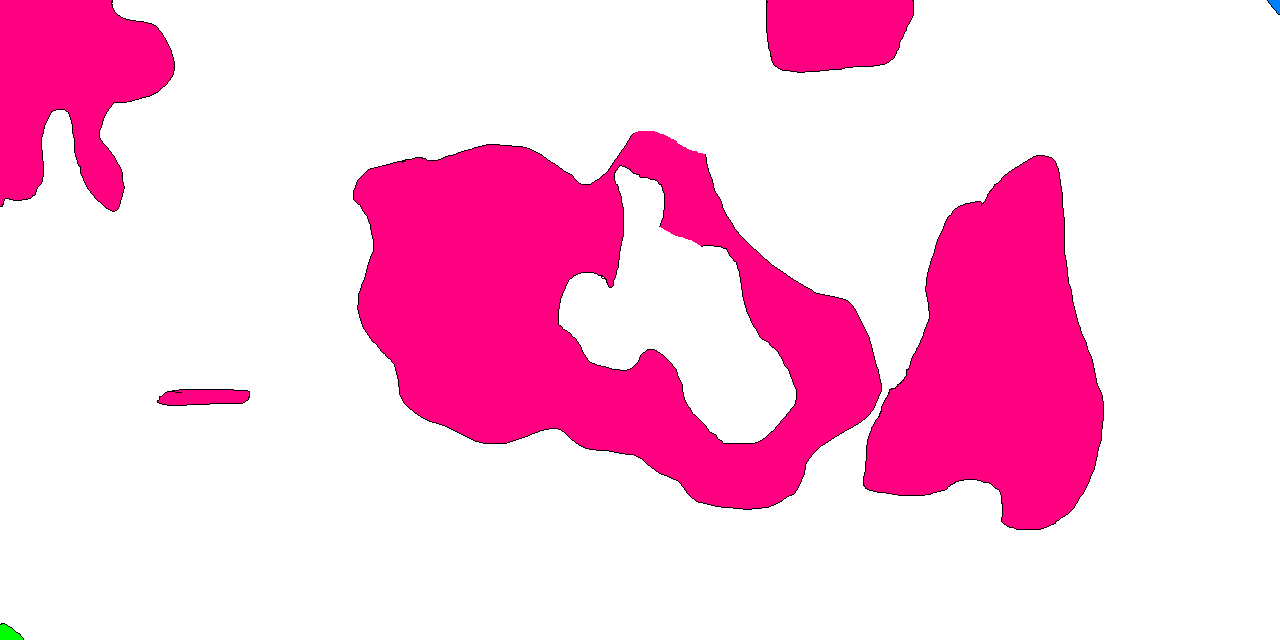
#> input picture sample1.png, 1280 x 640 px
$ python pathfind_image.py
#> lines starting #> are read from the running program, lines starting #| are printed output that depends on the picture; after the words box and inside, x2 and y2 are one past the last pixel; in counts of white or black regions, pixels touching at a corner belong together
import numpy as np
import cv2
import matplotlib.pyplot as plt
import math
import bisect

CELLS_SIZE = 64 # 32 pixels
MAX_WEIGHT = 99

img = cv2.imread('./sample1.png', cv2.IMREAD_COLOR)
#> img is the input picture: shape (640, 1280, 3); mean B, G, R 224.4, 195, 253.6

dim = img.shape
#> dim = (640, 1280, 3)
print(dim)
#| (640, 1280, 3)

cells_height = math.floor(dim[0] / CELLS_SIZE)
#> cells_height = 10
cells_width  = math.floor(dim[1] / CELLS_SIZE)
#> cells_width = 20

print((cells_height, cells_width))
#| (10, 20)

colors = []

cell_type = []
cell_num_height = 0
cell_num_width = 0
for y in range(0, dim[0], CELLS_SIZE):
    cell_type.append([])
    cell_num_height = 0

    for x in range(0, dim[1], CELLS_SIZE):
        cell_type[cell_num_width].append('C')

        # draw rectangles
        img2show = cv2.rectangle(img, (x+1,y+1), (x + CELLS_SIZE,y + CELLS_SIZE), (0,0,0), 1)

        # determine what the cell is
        cell_known = False
        for u in range(y, y + CELLS_SIZE, 1):
            if u >= dim[0]:
                break

            for v in range(x, x + CELLS_SIZE, 1):
                if v >= dim[1]:
                    break

                # keep a record of all the different colors
                if tuple(img[u,v]) not in colors:
                    colors.append(tuple(img[u,v]))

                # mark the cells if its corosponding color exists in the cell
                if tuple(img[u,v]) == (128,0,255):
                    cell_known = True
                    img2show = cv2.putText(img2show, 'H',(x+3, y+CELLS_SIZE-3), 2, 1, (0,0,0),1)
                    cell_type[cell_num_width][cell_num_height] = 'H'
                if tuple(img[u,v]) == (255, 128, 0):
                    cell_known = True
                    img2show = cv2.putText(img2show, 'F',(x+3, y+CELLS_SIZE-3), 2, 1, (0,0,0),1)
                    cell_type[cell_num_width][cell_num_height] = 'F'
                if tuple(img[u,v]) == (0, 255, 0):
                    cell_known = True
                    img2show = cv2.putText(img2show, 'S',(x+3, y+CELLS_SIZE-3), 2, 1, (0,0,0),1)
                    cell_type[cell_num_width][cell_num_height] = 'S'

            # Exit loop if we know the cell type
            if cell_known:
                break

        # if we dont know the cell type (its all white), mark it as a clean cell
        if not cell_known:
            img2show = cv2.putText(img2show, 'C',(x+3, y+CELLS_SIZE-3), 2, 1, (0,0,0),1)
        cell_num_height += 1
    cell_num_width += 1
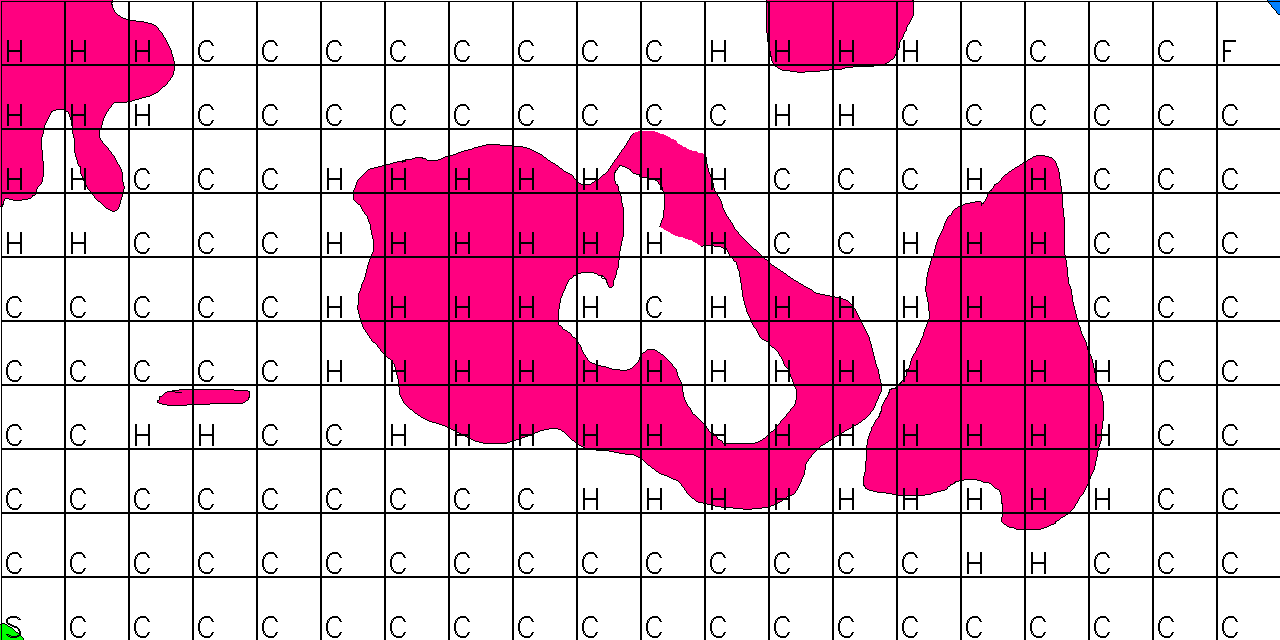
#> img: shape (640, 1280, 3); 8.2% of pixels changed, all inside (x1, y1, x2, y2) = (1, 1, 1280, 640)
#> after the loop, cell_num_width = 10; cell_type = 10 items; colors = [(128, 0, 255), (0, 0, 0), (255, 255, 255), (255, 128, 0), (0, 255, 0)]

print(colors)
#| [(128, 0, 255), (0, 0, 0), (255, 255, 255), (255, 128, 0), (0, 255, 0)]

for y in cell_type:
    print(y)
#> this loop made 10 passes
#| ['H', 'H', 'H', 'C', 'C', 'C', 'C', 'C', 'C', 'C', 'C', 'H', 'H', 'H', 'H', 'C', 'C', 'C', 'C', 'F']
#| ['H', 'H', 'H', 'C', 'C', 'C', 'C', 'C', 'C', 'C', 'C', 'C', 'H', 'H', 'C', 'C', 'C', 'C', 'C', 'C']
#| ['H', 'H', 'C', 'C', 'C', 'H', 'H', 'H', 'H', 'H', 'H', 'H', 'C', 'C', 'C', 'H', 'H', 'C', 'C', 'C']
#| ['H', 'H', 'C', 'C', 'C', 'H', 'H', 'H', 'H', 'H', 'H', 'H', 'C', 'C', 'H', 'H', 'H', 'C', 'C', 'C']
#| ['C', 'C', 'C', 'C', 'C', 'H', 'H', 'H', 'H', 'H', 'C', 'H', 'H', 'H', 'H', 'H', 'H', 'C', 'C', 'C']
#| ['C', 'C', 'C', 'C', 'C', 'H', 'H', 'H', 'H', 'H', 'H', 'H', 'H', 'H', 'H', 'H', 'H', 'H', 'C', 'C']
#| ['C', 'C', 'H', 'H', 'C', 'C', 'H', 'H', 'H', 'H', 'H', 'H', 'H', 'H', 'H', 'H', 'H', 'H', 'C', 'C']
#| ['C', 'C', 'C', 'C', 'C', 'C', 'C', 'C', 'C', 'H', 'H', 'H', 'H', 'H', 'H', 'H', 'H', 'H', 'C', 'C']
#> (further printed lines are left out)

def is_valid_travel_cell(c):
    if c == 'C' or c == 'F' or c == 'S':
        return True
    return False

state_diagram = []
for y in range(len(cell_type)):
    state_diagram.append([])
    for x in range(len(cell_type[0])):
        state_diagram[y].append([MAX_WEIGHT, MAX_WEIGHT, MAX_WEIGHT, MAX_WEIGHT, cell_type[y][x]])
        if cell_type[y][x] == 'H':
            continue
        # check up left
        # NOT IMPL

        # check up
        if y > 0 and is_valid_travel_cell(cell_type[y - 1][x]):
            state_diagram[y][x][0] = 1
        # check up right
        # NOT IMPL

        # check left
        if x > 0 and is_valid_travel_cell(cell_type[y][x - 1]):
            state_diagram[y][x][1] = 1
        # check right
        if x < (len(cell_type[0]) - 1) and is_valid_travel_cell(cell_type[y][x + 1]):
            state_diagram[y][x][2] = 1
        # check down left
        # NOT IMPL

        # check down
        if y < (len(cell_type) - 1) and is_valid_travel_cell(cell_type[y + 1][x]):
            state_diagram[y][x][3] = 1
#> after the loop, state_diagram = 10 items
        # check down right
        # NOT IMPL

# pretty print state diagram
for row in state_diagram:
    # Up arrows
    for col in row:
        print(" ", end="") # space for the left arrow
        if col[0] != MAX_WEIGHT:
            print("↑", end="")
        else:
            print(" ", end="")
        print(" ", end="") # space for the right arrow
    print()
    # left/right and center char
    for col in row:
        if col[1] != MAX_WEIGHT:
            print("←", end="")
        else:
            print(" ", end="")
        print(col[4], end="")
        if col[2] != MAX_WEIGHT:
            print("→", end="")
        else:
            print(" ", end="")
    print()
    # Down arrows
    for col in row:
        print(" ", end="") # space for the left arrow
        if col[3] != MAX_WEIGHT:
            print("↓", end="")
        else:
            print(" ", end="")
        print(" ", end="") # space for the right arrow
    print()


start = ()
finish = ()
# find the start node
for y in range(len(cell_type)):
    for x in range(len(cell_type[0])):
        if cell_type[y][x] == 'S':
            start = (x, y)
        if cell_type[y][x] == 'F':
            finish = (x, y)

print(start)
print(finish)

# Dijkstras algo
# When I wrote this code, only god and I knew how it works. Now, only god knows
queue = [] # queue is an array of (weight, (x, y))
visited_nodes = [ [False] * len(cell_type[0]) for _ in range(len(cell_type))] # create bool false array same size as state_diagram
#> visited_nodes = 10 items
distances = [ [MAX_WEIGHT] * len(cell_type[0]) for _ in range(len(cell_type))]
#> distances = 10 items
prev = [ [(0,0)] * len(cell_type[0]) for _ in range(len(cell_type))]
#> prev = 10 items

queue.append((0,start))
distances[start[1]][start[0]] = 0

while len(queue) != 0:
    current = queue[0]
    queue = queue[1:]

    visited_nodes[y][x] = True

    x = current[1][0]
    y = current[1][1]
    dist = current[0]

    valid_paths = state_diagram[y][x]


    if valid_paths[0] == 1 and not visited_nodes[y-1][x]: # UP
        old_distance = distances[y - 1][x]
        new_distance = dist + state_diagram[y][x][0]
        if new_distance <= old_distance:
            distances[y - 1][x] = new_distance
            prev[y - 1][x] = (x,y)
        bisect.insort(queue, (distances[y - 1][x], (x,y-1)), key=lambda a: a[0])
    if valid_paths[1] == 1 and not visited_nodes[y][x-1]: # LEFT
        old_distance = distances[y][x - 1]
        new_distance = dist + state_diagram[y][x][1]
        if new_distance <= old_distance:
            distances[y][x - 1] = new_distance
            prev[y - 1][x] = (x,y)
        bisect.insort(queue, (distances[y][x - 1], (x-1,y)), key=lambda a: a[0])
    if valid_paths[2] == 1 and not visited_nodes[y][x+1]: # RIGHT
        old_distance = distances[y][x + 1]
        new_distance = dist + state_diagram[y][x][2]
        if new_distance <= old_distance:
            distances[y][x + 1] = new_distance
            prev[y - 1][x] = (x,y)
        bisect.insort(queue, (distances[y][x + 1], (x+1,y)), key=lambda a: a[0])
    if valid_paths[3] == 1 and not visited_nodes[y+1][x]: # DOWN
        old_distance = distances[y + 1][x]
        new_distance = dist + state_diagram[y][x][3]
        if new_distance <= old_distance:
            distances[y + 1][x] = new_distance
            prev[y - 1][x] = (x,y)
        bisect.insort(queue, (distances[y + 1][x], (x,y+1)), key=lambda a: a[0])
#> this loop made 6318 passes
#> (current, x, y, dist, valid_paths, old_distance, new_distance) on passes 2 to 4: ((1, (0, 8)), 0, 8, 1, [1, 99, 1, 1, 'C'], 99, 2), ((1, (1, 9)), 1, 9, 1, [1, 1, 1, 99, 'C'], 99, 2), ((2, (0, 7)), 0, 7, 2, [1, 99, 1, 1, 'C'], 99, 3)
#> (current, x, y, dist, valid_paths, old_distance, new_distance) on passes 6 to 11: ((2, (1, 8)), 1, 8, 2, [1, 1, 1, 1, 'C'], 3, 3), ((2, (2, 9)), 2, 9, 2, [1, 1, 1, 99, 'C'], 99, 3), ((3, (0, 6)), 0, 6, 3, [1, 99, 1, 1, 'C'], 99, 4), ((3, (1, 7)), 1, 7, 3, [1, 1, 1, 1, 'C'], 99, 4), ((3, (1, 7)), 1, 7, 3, [1, 1, 1, 1, 'C'], 4, 4), ((3, (2, 8)), 2, 8, 3, [1, 1, 1, 1, 'C'], 99, 4)

    # [6 lines of commented-out code are left out]


for y in distances:
    print(y)


# [14 lines of commented-out code are left out]


plt.imshow(img2show)
plt.show()
